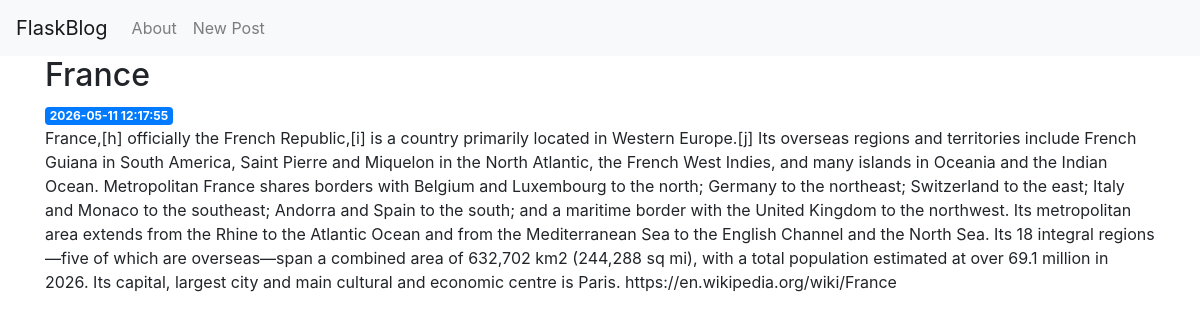
Page /3 on the committed database.
### tables this page shows
CREATE TABLE posts (
    id INTEGER PRIMARY KEY AUTOINCREMENT,
    created TIMESTAMP NOT NULL DEFAULT CURRENT_TIMESTAMP,
    title TEXT NOT NULL,
    content TEXT NOT NULL
);

### app.py (the view)
@app.route('/<int:post_id>')
def post(post_id):
    post = get_post(post_id)
    return render_template('post.html', post=post)

### app.py (called while the page is built)
def get_db_connection():
    conn = sqlite3.connect('database.db')
    conn.row_factory = sqlite3.Row
    return conn

def get_post(post_id):
    conn = get_db_connection()
    post = conn.execute('SELECT * FROM posts WHERE id = ?',
                        (post_id,)).fetchone()
    conn.close()
    if post is None:
        abort(404)
    return post

### templates/post.html
{% extends 'base.html' %}
{% block content %}
    <h2>{% block title %} {{ post['title'] }} {% endblock %}</h2>
    <span class="badge badge-primary">{{ post['created'] }}</span>
    <p>{{ post['content'] }}</p>
{% endblock %}

### rows in the picture
posts: title "France", created "2026-05-11 12:17:55", content "France,[h] officially the French Republic,[i] is a country primarily located in Western Europe.[j] Its overseas regions and territories include French Guiana in South America, Saint Pierre and Miquelon in the North Atlantic, the French West Indies, and many islands in Oceania and the Indian Ocean. Metropolitan France shares borders with Belgium and Luxembourg to the north; Germany to the northeast; Switzerland to the east; Italy and Monaco to the southeast; Andorra and Spain to the south; and a maritime border with the United Kingdom to the northwest. Its metropolitan area extends from the Rhine to the Atlantic Ocean and from the Mediterranean Sea to the English Channel and the North Sea.…"
